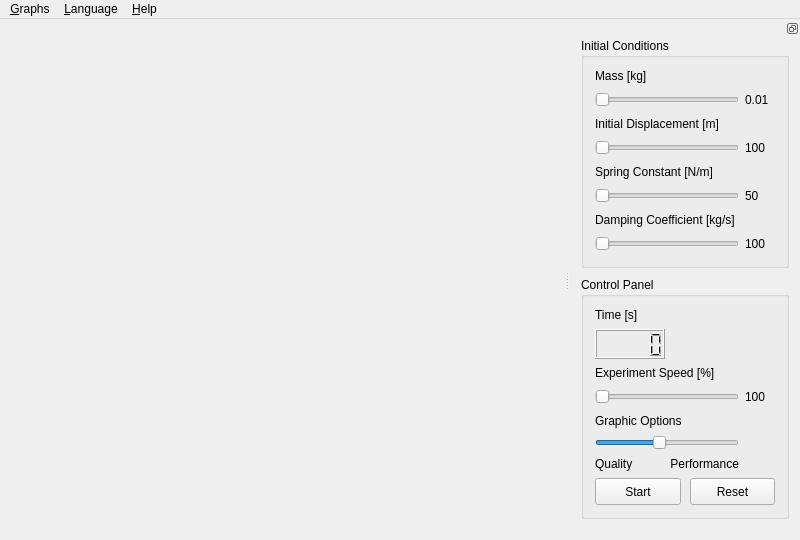
<?xml version="1.0" encoding="UTF-8"?>
<ui version="4.0">
 <class>MainWindow</class>
 <widget class="QMainWindow" name="MainWindow">
  <property name="geometry">
   <rect>
    <x>0</x>
    <y>0</y>
    <width>800</width>
    <height>540</height>
   </rect>
  </property>
  <widget class="QWidget" name="centralWidget">
   <widget class="Scene3D" name="widget" native="true">
    <property name="geometry">
     <rect>
      <x>20</x>
      <y>20</y>
      <width>120</width>
      <height>80</height>
     </rect>
    </property>
    <property name="focusPolicy">
     <enum>Qt::StrongFocus</enum>
    </property>
   </widget>
  </widget>
  <widget class="QMenuBar" name="menuBar">
   <widget class="QMenu" name="menuGraphs">
    <property name="title">
     <string>&amp;Graphs</string>
    </property>
    <addaction name="actionSpeed"/>
    <addaction name="actionOffset"/>
    <addaction name="actionEnergy"/>
   </widget>
   <widget class="QMenu" name="menuHelp">
    <property name="title">
     <string>&amp;Help</string>
    </property>
    <addaction name="actionAbout"/>
    <addaction name="actionManual"/>
    <addaction name="actionLicense"/>
    <addaction name="actionAuthors"/>
    <addaction name="actionAboutQt"/>
   </widget>
   <widget class="QMenu" name="menuLanguage">
    <property name="title">
     <string>&amp;Language</string>
    </property>
    <addaction name="actionEnglish"/>
    <addaction name="actionRussian"/>
   </widget>
   <addaction name="menuGraphs"/>
   <addaction name="menuLanguage"/>
   <addaction name="menuHelp"/>
  </widget>
  <widget class="QDockWidget" name="dockWidget">
   <property name="sizePolicy">
    <sizepolicy hsizetype="Maximum" vsizetype="Maximum">
     <horstretch>0</horstretch>
     <verstretch>0</verstretch>
    </sizepolicy>
   </property>
   <property name="minimumSize">
    <size>
     <width>230</width>
     <height>480</height>
    </size>
   </property>
   <property name="features">
    <set>QDockWidget::DockWidgetFloatable|QDockWidget::DockWidgetMovable</set>
   </property>
   <property name="allowedAreas">
    <set>Qt::LeftDockWidgetArea|Qt::RightDockWidgetArea</set>
   </property>
   <attribute name="dockWidgetArea">
    <number>2</number>
   </attribute>
   <widget class="QWidget" name="dockWidgetContents">
    <layout class="QVBoxLayout" name="verticalLayout">
     <property name="spacing">
      <number>9</number>
     </property>
     <property name="topMargin">
      <number>0</number>
     </property>
     <item>
      <widget class="QGroupBox" name="groupBox">
       <property name="title">
        <string>Initial Conditions</string>
       </property>
       <layout class="QGridLayout" name="gridLayout">
        <property name="verticalSpacing">
         <number>7</number>
        </property>
        <item row="0" column="0" colspan="2">
         <widget class="QLabel" name="label">
          <property name="text">
           <string>Mass [kg]</string>
          </property>
         </widget>
        </item>
        <item row="1" column="0">
         <widget class="QSlider" name="horizontalSliderMass">
          <property name="minimum">
           <number>1</number>
          </property>
          <property name="maximum">
           <number>50</number>
          </property>
          <property name="orientation">
           <enum>Qt::Horizontal</enum>
          </property>
         </widget>
        </item>
        <item row="1" column="1">
         <widget class="QLabel" name="labelMass">
          <property name="text">
           <string notr="true">0.01</string>
          </property>
          <property name="minimumSize">
           <size>
            <width>30</width>
            <height>20</height>
           </size>
          </property>
         </widget>
        </item>
        <item row="2" column="0" colspan="2">
         <widget class="QLabel" name="label_3">
          <property name="text">
           <string>Initial Displacement [m]</string>
          </property>
         </widget>
        </item>
        <item row="3" column="0">
         <widget class="QSlider" name="horizontalSliderAmplitude">
          <property name="minimum">
           <number>0</number>
          </property>
          <property name="maximum">
           <number>160</number>
          </property>
          <property name="orientation">
           <enum>Qt::Horizontal</enum>
          </property>
         </widget>
        </item>
        <item row="3" column="1">
         <widget class="QLabel" name="labelAmplitude">
          <property name="text">
           <string notr="true">100</string>
          </property>
          <property name="minimumSize">
           <size>
            <width>30</width>
            <height>20</height>
           </size>
          </property>
         </widget>
        </item>
        <item row="4" column="0" colspan="2">
         <widget class="QLabel" name="label_5">
          <property name="text">
           <string>Spring Constant [N/m]</string>
          </property>
         </widget>
        </item>
        <item row="5" column="0">
         <widget class="QSlider" name="horizontalSliderRestitution">
          <property name="minimum">
           <number>25</number>
          </property>
          <property name="maximum">
           <number>250</number>
          </property>
          <property name="orientation">
           <enum>Qt::Horizontal</enum>
          </property>
         </widget>
        </item>
        <item row="5" column="1">
         <widget class="QLabel" name="labelRestitution">
          <property name="text">
           <string notr="true">50</string>
          </property>
          <property name="minimumSize">
           <size>
            <width>30</width>
            <height>20</height>
           </size>
          </property>
         </widget>
        </item>
        <item row="6" column="0" colspan="2">
         <widget class="QLabel" name="label_7">
          <property name="text">
           <string>Damping Coefficient [kg/s]</string>
          </property>
         </widget>
        </item>
        <item row="7" column="0">
         <widget class="QSlider" name="horizontalSliderDamping">
          <property name="minimum">
           <number>0</number>
          </property>
          <property name="maximum">
           <number>240</number>
          </property>
          <property name="orientation">
           <enum>Qt::Horizontal</enum>
          </property>
         </widget>
        </item>
        <item row="7" column="1">
         <widget class="QLabel" name="labelDamping">
          <property name="text">
           <string notr="true">100</string>
          </property>
          <property name="minimumSize">
           <size>
            <width>30</width>
            <height>20</height>
           </size>
          </property>
         </widget>
        </item>
       </layout>
      </widget>
     </item>
     <item>
      <widget class="QGroupBox" name="groupBox_2">
       <property name="title">
        <string>Control Panel</string>
       </property>
       <layout class="QGridLayout" name="gridLayout_2">
        <property name="verticalSpacing">
         <number>7</number>
        </property>
        <item row="0" column="0" colspan="2">
         <widget class="QLabel" name="label_14">
          <property name="text">
           <string>Time [s]</string>
          </property>
         </widget>
        </item>
        <item row="1" column="0" colspan="2">
         <layout class="QHBoxLayout" name="horizontalLayout">
          <item>
           <widget class="QLCDNumber" name="lcdNumber">
            <property name="sizePolicy">
             <sizepolicy hsizetype="Fixed" vsizetype="Fixed">
              <horstretch>0</horstretch>
              <verstretch>0</verstretch>
             </sizepolicy>
            </property>
            <property name="minimumSize">
             <size>
              <width>70</width>
              <height>30</height>
             </size>
            </property>
            <property name="maximumSize">
             <size>
              <width>70</width>
              <height>30</height>
             </size>
            </property>
           </widget>
          </item>
          <item>
           <spacer name="horizontalSpacer">
            <property name="orientation">
             <enum>Qt::Horizontal</enum>
            </property>
            <property name="sizeHint" stdset="0">
             <size>
              <width>40</width>
              <height>20</height>
             </size>
            </property>
           </spacer>
          </item>
         </layout>
        </item>
        <item row="2" column="0" colspan="2">
         <widget class="QLabel" name="label_9">
          <property name="text">
           <string>Experiment Speed [%]</string>
          </property>
         </widget>
        </item>
        <item row="3" column="0">
         <widget class="QSlider" name="horizontalSliderSpeed">
          <property name="minimum">
           <number>10</number>
          </property>
          <property name="maximum">
           <number>200</number>
          </property>
          <property name="singleStep">
           <number>5</number>
          </property>
          <property name="orientation">
           <enum>Qt::Horizontal</enum>
          </property>
         </widget>
        </item>
        <item row="3" column="1">
         <widget class="QLabel" name="labelSpeed">
          <property name="text">
           <string notr="true">100</string>
          </property>
          <property name="minimumSize">
           <size>
            <width>30</width>
            <height>20</height>
           </size>
          </property>
         </widget>
        </item>
        <item row="4" column="0" colspan="2">
         <widget class="QLabel" name="label_13">
          <property name="text">
           <string>Graphic Options</string>
          </property>
         </widget>
        </item>
        <item row="5" column="0">
         <widget class="QSlider" name="horizontalSliderQuality">
          <property name="minimum">
           <number>10</number>
          </property>
          <property name="maximum">
           <number>100</number>
          </property>
          <property name="value">
           <number>50</number>
          </property>
          <property name="orientation">
           <enum>Qt::Horizontal</enum>
          </property>
         </widget>
        </item>
        <item row="6" column="0">
         <layout class="QHBoxLayout" name="horizontalLayout_4">
          <item>
           <widget class="QLabel" name="label_11">
            <property name="text">
             <string>Quality</string>
            </property>
           </widget>
          </item>
          <item>
           <widget class="QLabel" name="label_12">
            <property name="text">
             <string>Performance</string>
            </property>
            <property name="alignment">
             <set>Qt::AlignRight|Qt::AlignTrailing|Qt::AlignVCenter</set>
            </property>
           </widget>
          </item>
         </layout>
        </item>
        <item row="7" column="0" colspan="2">
         <layout class="QHBoxLayout" name="horizontalLayout_2">
          <property name="spacing">
           <number>9</number>
          </property>
          <item>
           <widget class="QPushButton" name="pushButtonStart">
            <property name="minimumSize">
             <size>
              <width>0</width>
              <height>27</height>
             </size>
            </property>
            <property name="text">
             <string>Start</string>
            </property>
           </widget>
          </item>
          <item>
           <spacer name="verticalSpacer_2">
            <property name="orientation">
             <enum>Qt::Vertical</enum>
            </property>
            <property name="sizeType">
             <enum>QSizePolicy::Fixed</enum>
            </property>
            <property name="sizeHint" stdset="0">
             <size>
              <width>0</width>
              <height>27</height>
             </size>
            </property>
           </spacer>
          </item>
          <item>
           <widget class="QPushButton" name="pushButtonStop">
            <property name="minimumSize">
             <size>
              <width>0</width>
              <height>27</height>
             </size>
            </property>
            <property name="text">
             <string>Reset</string>
            </property>
           </widget>
          </item>
         </layout>
        </item>
       </layout>
      </widget>
     </item>
     <item>
      <spacer name="verticalSpacer">
       <property name="orientation">
        <enum>Qt::Vertical</enum>
       </property>
       <property name="sizeHint" stdset="0">
        <size>
         <width>20</width>
         <height>40</height>
        </size>
       </property>
      </spacer>
     </item>
    </layout>
   </widget>
  </widget>
  <action name="actionSpeed">
   <property name="icon">
    <iconset resource="./resources/menuicons/menuicons.qrc">:/menuicons/speed.png</iconset>
   </property>
   <property name="text">
    <string>&amp;Speed</string>
   </property>
  </action>
  <action name="actionOffset">
   <property name="icon">
    <iconset resource="./resources/menuicons/menuicons.qrc">:/menuicons/position.png</iconset>
   </property>
   <property name="text">
    <string>&amp;Displacement</string>
   </property>
  </action>
  <action name="actionEnergy">
   <property name="icon">
    <iconset resource="./resources/menuicons/menuicons.qrc">:/menuicons/energy.png</iconset>
   </property>
   <property name="text">
    <string>&amp;Energy</string>
   </property>
  </action>
  <action name="actionAbout">
   <property name="icon">
    <iconset resource="./resources/menuicons/menuicons.qrc">:/menuicons/about.png</iconset>
   </property>
   <property name="text">
    <string>&amp;About</string>
   </property>
   <property name="menuRole">
    <enum>QAction::AboutRole</enum>
   </property>
  </action>
  <action name="actionAuthors">
   <property name="icon">
    <iconset resource="./resources/menuicons/menuicons.qrc">:/menuicons/people.png</iconset>
   </property>
   <property name="text">
    <string>&amp;Credits</string>
   </property>
  </action>
  <action name="actionManual">
   <property name="icon">
    <iconset resource="./resources/menuicons/menuicons.qrc">:/menuicons/manual.png</iconset>
   </property>
   <property name="text">
    <string>User &amp;Manual</string>
   </property>
  </action>
  <action name="actionLicense">
   <property name="icon">
    <iconset resource="./resources/menuicons/menuicons.qrc">:/menuicons/license.png</iconset>
   </property>
   <property name="text">
    <string>&amp;License</string>
   </property>
  </action>
  <action name="actionAboutQt">
   <property name="icon">
    <iconset resource="./resources/menuicons/menuicons.qrc">:/menuicons/qt.png</iconset>
   </property>
   <property name="text">
    <string>About &amp;Qt</string>
   </property>
   <property name="menuRole">
    <enum>QAction::AboutQtRole</enum>
   </property>
  </action>
  <action name="actionEnglish">
   <property name="checkable">
    <bool>true</bool>
   </property>
   <property name="text">
    <string>&amp;English</string>
   </property>
  </action>
  <action name="actionRussian">
   <property name="checkable">
    <bool>true</bool>
   </property>
   <property name="text">
    <string>&amp;Russian</string>
   </property>
  </action>
 </widget>
 <layoutdefault spacing="6" margin="11"/>
 <customwidgets>
  <customwidget>
   <class>Scene3D</class>
   <extends>QWidget</extends>
   <header>Scene3D.h</header>
   <container>1</container>
  </customwidget>
 </customwidgets>
 <tabstops>
  <tabstop>centralWidget</tabstop>
  <tabstop>horizontalSliderMass</tabstop>
  <tabstop>horizontalSliderAmplitude</tabstop>
  <tabstop>horizontalSliderRestitution</tabstop>
  <tabstop>horizontalSliderDamping</tabstop>
  <tabstop>horizontalSliderSpeed</tabstop>
  <tabstop>horizontalSliderQuality</tabstop>
  <tabstop>pushButtonStart</tabstop>
  <tabstop>pushButtonStop</tabstop>
 </tabstops>
 <resources>
  <include location="./resources/menuicons/menuicons.qrc"/>
 </resources>
 <connections/>
</ui>
